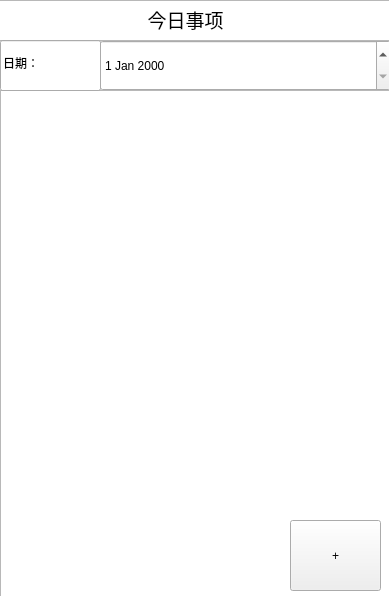
<?xml version="1.0" encoding="UTF-8"?>
<ui version="4.0">
 <class>Widget</class>
 <widget class="QWidget" name="Widget">
  <property name="geometry">
   <rect>
    <x>0</x>
    <y>0</y>
    <width>389</width>
    <height>596</height>
   </rect>
  </property>
  <property name="windowTitle">
   <string>Widget</string>
  </property>
  <widget class="QTextEdit" name="textEdit">
   <property name="geometry">
    <rect>
     <x>0</x>
     <y>90</y>
     <width>391</width>
     <height>511</height>
    </rect>
   </property>
   <property name="styleSheet">
    <string notr="true">color: rgb(255, 0, 0);
font: 75 12pt &quot;Times New Roman&quot;;
</string>
   </property>
  </widget>
  <widget class="QPushButton" name="pushButton">
   <property name="geometry">
    <rect>
     <x>290</x>
     <y>520</y>
     <width>91</width>
     <height>71</height>
    </rect>
   </property>
   <property name="text">
    <string>+</string>
   </property>
  </widget>
  <widget class="QTextEdit" name="textEdit_2">
   <property name="geometry">
    <rect>
     <x>-20</x>
     <y>0</y>
     <width>411</width>
     <height>41</height>
    </rect>
   </property>
   <property name="html">
    <string>&lt;!DOCTYPE HTML PUBLIC &quot;-//W3C//DTD HTML 4.0//EN&quot; &quot;http://www.w3.org/TR/REC-html40/strict.dtd&quot;&gt;
&lt;html&gt;&lt;head&gt;&lt;meta name=&quot;qrichtext&quot; content=&quot;1&quot; /&gt;&lt;style type=&quot;text/css&quot;&gt;
p, li { white-space: pre-wrap; }
&lt;/style&gt;&lt;/head&gt;&lt;body style=&quot; font-family:'SimSun'; font-size:9pt; font-weight:400; font-style:normal;&quot;&gt;
&lt;p align=&quot;center&quot; style=&quot; margin-top:0px; margin-bottom:0px; margin-left:0px; margin-right:0px; -qt-block-indent:0; text-indent:0px;&quot;&gt;&lt;span style=&quot; font-size:14pt;&quot;&gt;今日事项&lt;/span&gt;&lt;/p&gt;&lt;/body&gt;&lt;/html&gt;</string>
   </property>
  </widget>
  <widget class="QDateEdit" name="dateEdit">
   <property name="geometry">
    <rect>
     <x>100</x>
     <y>40</y>
     <width>291</width>
     <height>51</height>
    </rect>
   </property>
  </widget>
  <widget class="QLineEdit" name="lineEdit">
   <property name="geometry">
    <rect>
     <x>0</x>
     <y>40</y>
     <width>101</width>
     <height>51</height>
    </rect>
   </property>
   <property name="text">
    <string>日期：</string>
   </property>
  </widget>
 </widget>
 <resources/>
 <connections/>
</ui>
